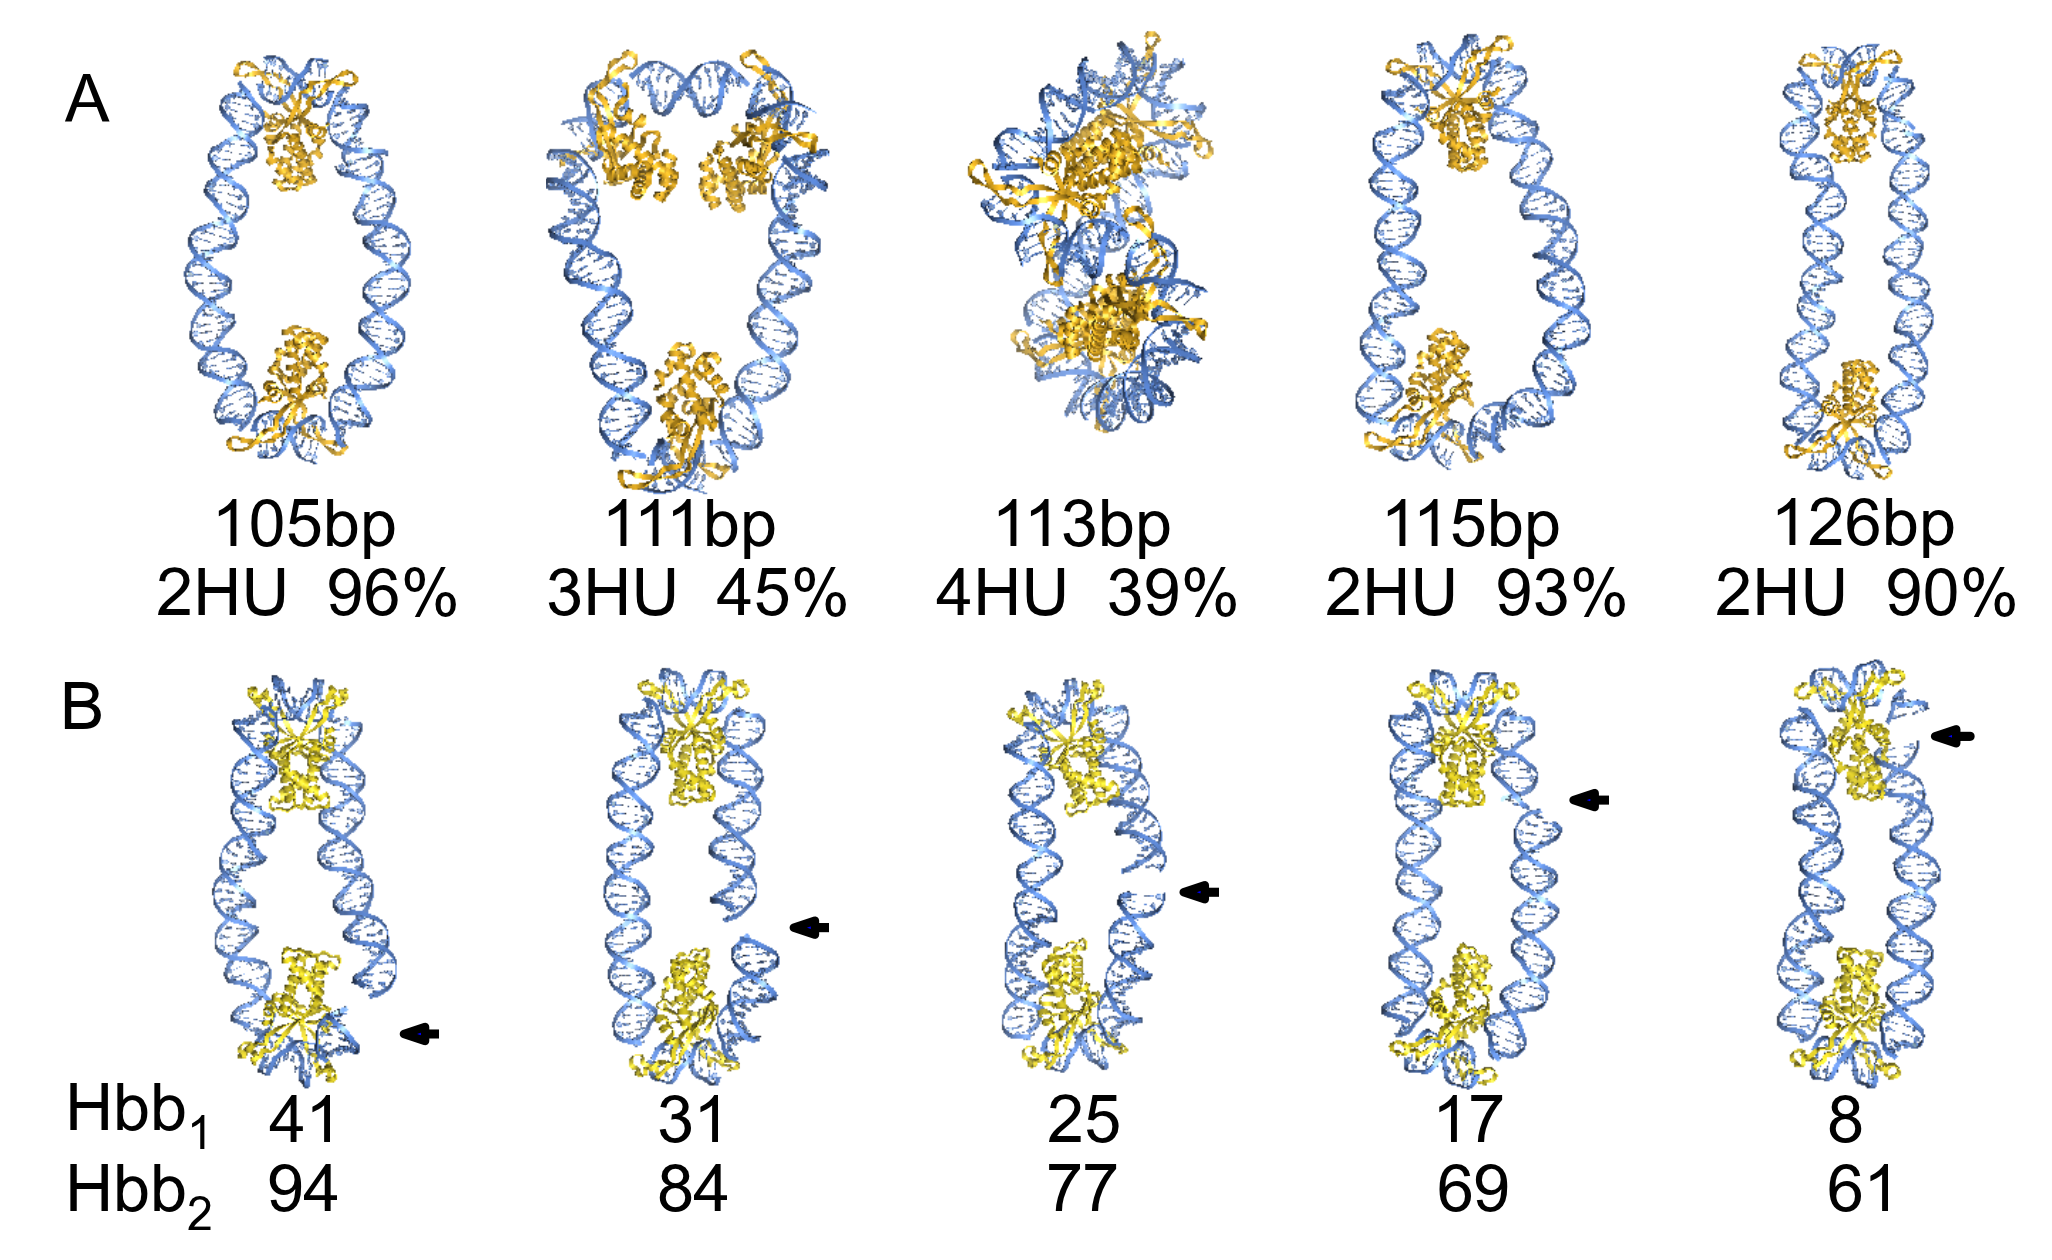

Here is the Python script that generated this plot:
import numpy as np
import pandas as pd
import csv,Image
from matplotlib.pyplot import *
import matplotlib.colors as colors
import matplotlib.gridspec as gridspec

fig=figure(figsize=(3.42,2.1),dpi=600) #is in control
#fig={'figsize':(3.42,5),'dpi':600} #is not in control
font = {'family':'Arial','weight':'normal','size':7} #is in control
rc('font', **font)
#rc('figure',**fig)

rcParams.update({'font.size': 8,
			     'backend': 'pdf',
			     'axes.labelsize':  8,
			     'text.fontsize':   8,
			     'legend.fontsize': 8,
			     'xtick.labelsize': 8,
			     'ytick.major.pad': 2,
			     'xtick.major.pad': 2,
			     'ytick.labelsize': 8,
'axes.linewidth': .8,
			     'lines.linewidth': .1,
			     'mathtext.fontset': 'custom',
			     'mathtext.default': "regular",
			     'mathtext.rm': "Arial",
			     'mathtext.it': "Arial:italic",
			     'font.sans-serif': "Arial",
			     'font.family': "Arial",
			     'font.style': 'normal',
			     'text.usetex': False,
			     'savefig.dpi': 600,
			     'figure.dpi': 600})

gs1 = gridspec.GridSpec(1, 5)
gs1.update(top=0.99, bottom=0.54,left=0.05,right=1.,wspace=0.,hspace=0.0)
ax=[0]*5
for i in range(0,5):
    ax[i]=subplot(gs1[:,i])
    ax[i].set_frame_on(False)
    ax[i].axis('off')
    ax[i].set_ylim((0,400))
    ax[i].set_xlim((200,400))

gs2 = gridspec.GridSpec(1, 5)
gs2.update(top=0.5, bottom=0.05,left=0.05,right=1., wspace=0.,hspace=0.)
bx=[0]*5
for i in range(0,5):
    bx[i]=subplot(gs2[:,i])
    bx[i].set_frame_on(False)
    bx[i].axis('off')
    bx[i].set_ylim((0,400))
    bx[i].set_xlim((200,400))

ima0 = Image.open('C:\Users\honey66clover\Desktop\Weijuan\DNA\HU\sample pictures2\\fig2\Luke\structure-105bp-ID0_B0-5.png')
ax[0].imshow(ima0)
ax[0].text(200, -25,'   105bp  \n2HU  96%',fontsize=8)
ima1 = Image.open('C:\Users\honey66clover\Desktop\Weijuan\DNA\HU\sample pictures2\\fig2\Luke\structure-111bp-ID0_B0-3.png')
ax[1].imshow(ima1)
ax[1].text(200, -25,'   111bp  \n3HU  45%',fontsize=8)
ima2 = Image.open('C:\Users\honey66clover\Desktop\Weijuan\DNA\HU\sample pictures2\\fig2\Luke\structure-113bp-ID0_B0-16.png')
ax[2].imshow(ima2)
ax[2].text(200, -25,'   113bp  \n4HU  39%',fontsize=8)
ima3 = Image.open('C:\Users\honey66clover\Desktop\Weijuan\DNA\HU\sample pictures2\\fig2\Luke\structure-115bp-ID0_B0-4.png')
ax[3].imshow(ima3)
ax[3].text(200, -25,'   115bp  \n2HU  93%',fontsize=8)
ima4 = Image.open('C:\Users\honey66clover\Desktop\Weijuan\DNA\HU\sample pictures2\\fig2\Luke\structure-126bp-ID0_B0-5.png')
ax[4].imshow(ima4)
ax[4].text(200, -25,'   126bp  \n2HU  90%',fontsize=8)
#ax[4].text(260, -70,'126bp\n2HU\n90%',fontsize=8)

ima5 = Image.open('C:\Users\honey66clover\Desktop\Weijuan\DNA\HU\sample pictures2\\fig2\hbb\\structure-105bp-ID1_B0-6.png')
bx[0].imshow(ima5,origin='lower')
bx[0].arrow(420,115,-30,0,width=0.5)
bx[0].text(135, -10,'Hbb'+r'$_{1}$'+'\nHbb'+r'$_{2}$',fontsize=8)
bx[0].text(280, -10,'41\n94',fontsize=8)
bx[0].text(135, 760,'A',fontsize=8)
bx[0].text(135, 330,'B',fontsize=8)
ima6 = Image.open('C:\Users\honey66clover\Desktop\Weijuan\DNA\HU\sample pictures2\\fig2\hbb\\structure-105bp-ID1_B0-9.1.png')
bx[1].imshow(ima6,origin='lower')
bx[1].arrow(420,190,-30,0,width=0.5)
bx[1].text(280, -10,'31\n84',fontsize=8)
ima7 = Image.open('C:\Users\honey66clover\Desktop\Weijuan\DNA\HU\sample pictures2\\fig2\hbb\\structure-105bp-ID1_B0-4.png')
bx[2].imshow(ima7)
bx[2].arrow(420,215,-30,0,width=0.5)
bx[2].text(280, -10,'25\n77',fontsize=8)
ima8 = Image.open('C:\Users\honey66clover\Desktop\Weijuan\DNA\HU\sample pictures2\\fig2\hbb\\structure-105bp-ID1_B0-7.1.png')
bx[3].imshow(ima8)
bx[3].arrow(420,280,-30,0,width=0.5)
bx[3].text(280, -10,'17\n69',fontsize=8)
ima9 = Image.open('C:\Users\honey66clover\Desktop\Weijuan\DNA\HU\sample pictures2\\fig2\hbb\\structure-105bp-ID1_B0-1.png')
bx[4].imshow(ima9)
bx[4].arrow(380,325,-10,0,width=0.5)
bx[4].text(280, -10,'8\n61',fontsize=8)

fig.savefig('C:\Users\honey66clover\Desktop\Weijuan\DNA\HU\sample pictures2\\fig2\\fig2.1.png', dpi=600)
